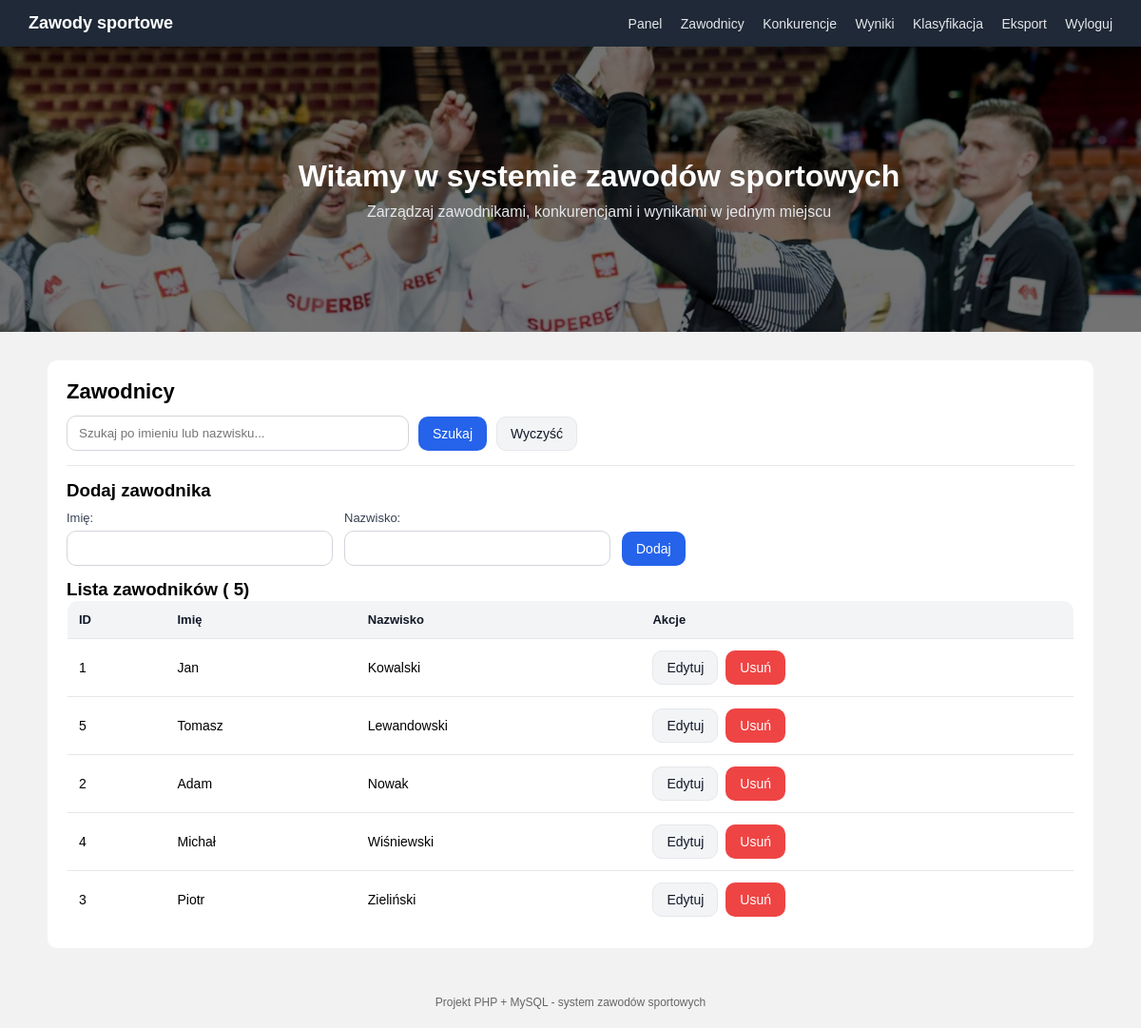
The app's page /athletes.php (signed in) with its own data.
### tables this page shows
CREATE TABLE zawodnik (
  id INT AUTO_INCREMENT PRIMARY KEY,
  imie VARCHAR(50) NOT NULL,
  nazwisko VARCHAR(80) NOT NULL
);

### public/athletes.php (the view, shortened to what this page needs)
<?php
$db = getDb();
$search = trim($_GET['search'] ?? '');
$editMode = false;
$formImie = '';
$formNazwisko = '';
if ($search !== '') {
    $like = '%' . $search . '%';
    $stmt = $db->prepare("
        SELECT id, imie, nazwisko
        FROM zawodnik
        WHERE imie LIKE ? OR nazwisko LIKE ?
        ORDER BY nazwisko, imie
    ");
    $stmt->execute([$like, $like]);
    $athletes = $stmt->fetchAll();
} else {
    $stmt = $db->query("
        SELECT id, imie, nazwisko
        FROM zawodnik
        ORDER BY nazwisko, imie
    ");
    $athletes = $stmt->fetchAll();
}
require __DIR__ . '/../app/header.php';
?>
<h2>Zawodnicy</h2>
<form method="get" class="toolbar">
    <input type="text" name="search" placeholder="Szukaj po imieniu lub nazwisku..."
        value="<?= htmlspecialchars($search) ?>">
    <button type="submit" class="btn btn-primary">Szukaj</button>
    <a href="athletes.php" class="btn btn-secondary">Wyczyść</a>
</form>
<hr style="margin: 15px 0;">
<h3>
    <?= $editMode ? 'Edytuj zawodnika' : 'Dodaj zawodnika' ?>
</h3>
<form method="post">
    <div class="form-row">
        <div class="field">
            <label>Imię:</label>
            <input type="text" name="imie" value="<?= htmlspecialchars($formImie) ?>" maxlength="50">
        </div>
        <div class="field">
            <label>Nazwisko:</label>
            <input type="text" name="nazwisko" value="<?= htmlspecialchars($formNazwisko) ?>" maxlength="80">
        </div>
        <div class="field">
            <button type="submit" class="btn btn-primary">
                <?= $editMode ? 'Zapisz' : 'Dodaj' ?>
            </button>
        </div>
    </div>
</form>
<h3>Lista zawodników (
    <?= count($athletes) ?>)
</h3>
<table class="table">
    <tr>
        <th>ID</th>
        <th>Imię</th>
        <th>Nazwisko</th>
        <th>Akcje</th>
    </tr>
    <?php if (count($athletes) === 0): ?>
        <tr>
            <td colspan="4">Brak wyników.</td>
        </tr>
    <?php else: ?>
        <?php foreach ($athletes as $a): ?>
            <tr>
                <td>
                    <?= (int) $a['id'] ?>
                </td>
                <td>
                    <?= htmlspecialchars($a['imie']) ?>
                </td>
                <td>
                    <?= htmlspecialchars($a['nazwisko']) ?>
                </td>
                <td>
                    <div class="actions">
                        <a class="btn btn-secondary" href="athletes.php?action=edit&id=<?= (int) $a['id'] ?>">Edytuj</a>
                        <a class="btn btn-danger" href="athletes.php?action=delete&id=<?= (int) $a['id'] ?>"
                            onclick="return confirm('Na pewno usunąć?');">Usuń</a>
                    </div>
                </td>
            </tr>
        <?php endforeach; ?>
    <?php endif; ?>
</table>
<?php require __DIR__ . '/../app/footer.php'; ?>

### public/css/style.css (style rules this page uses)
* { box-sizing: border-box; margin: 0; padding: 0; }
body { font-family: Arial, sans-serif; background: #f2f2f2; }
.content h2 { font-size: 22px; margin-bottom: 12px; }
hr { border: 0; border-top: 1px solid #e5e7eb; margin: 16px 0; }
.form-row { display: flex; gap: 12px; flex-wrap: wrap; align-items: end; margin: 10px 0 14px 0; }
.field { display: flex; flex-direction: column; gap: 6px; }
label { font-size: 13px; color: #374151; }
input[type="text"], input[type="password"], input[type="date"], select { width: 280px; max-width: 100%; padding: 10px 12px; border: 1px solid #d1d5db; border-radius: 10px; outline: none; background: #fff; }
.btn { display: inline-block; padding: 10px 14px; border-radius: 10px; border: 1px solid transparent; cursor: pointer; text-decoration: none; font-size: 14px; line-height: 1; }
.btn-primary { background: #2563eb; color: #fff; }
.btn-secondary { background: #f3f4f6; color: #111827; border-color: #e5e7eb; }
.btn-danger { background: #ef4444; color: #fff; }
.toolbar { display: flex; gap: 10px; flex-wrap: wrap; align-items: center; margin: 12px 0 10px 0; }
.toolbar input[type="text"] { width: 360px; }
.table { width: 100%; border-collapse: collapse; overflow: hidden; border-radius: 12px; border: 1px solid #e5e7eb; }
.table th { background: #f3f4f6; text-align: left; font-size: 13px; padding: 12px; color: #111827; }
.table td { padding: 12px; border-top: 1px solid #e5e7eb; font-size: 14px; }
.actions { display: flex; gap: 8px; flex-wrap: wrap; }

### records on screen
zawodnik: id "1", imie "Jan", nazwisko "Kowalski"
zawodnik: id "5", imie "Tomasz", nazwisko "Lewandowski"
zawodnik: id "2", imie "Adam", nazwisko "Nowak"
zawodnik: id "4", imie "Michał", nazwisko "Wiśniewski"
zawodnik: id "3", imie "Piotr", nazwisko "Zieliński"

### other values on screen
count($athletes) "5"
